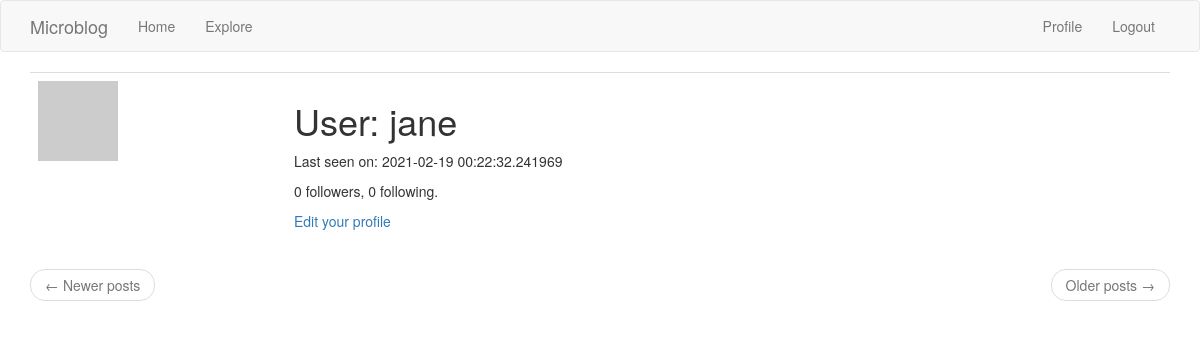
The app's page /user/jane (signed in), older data.
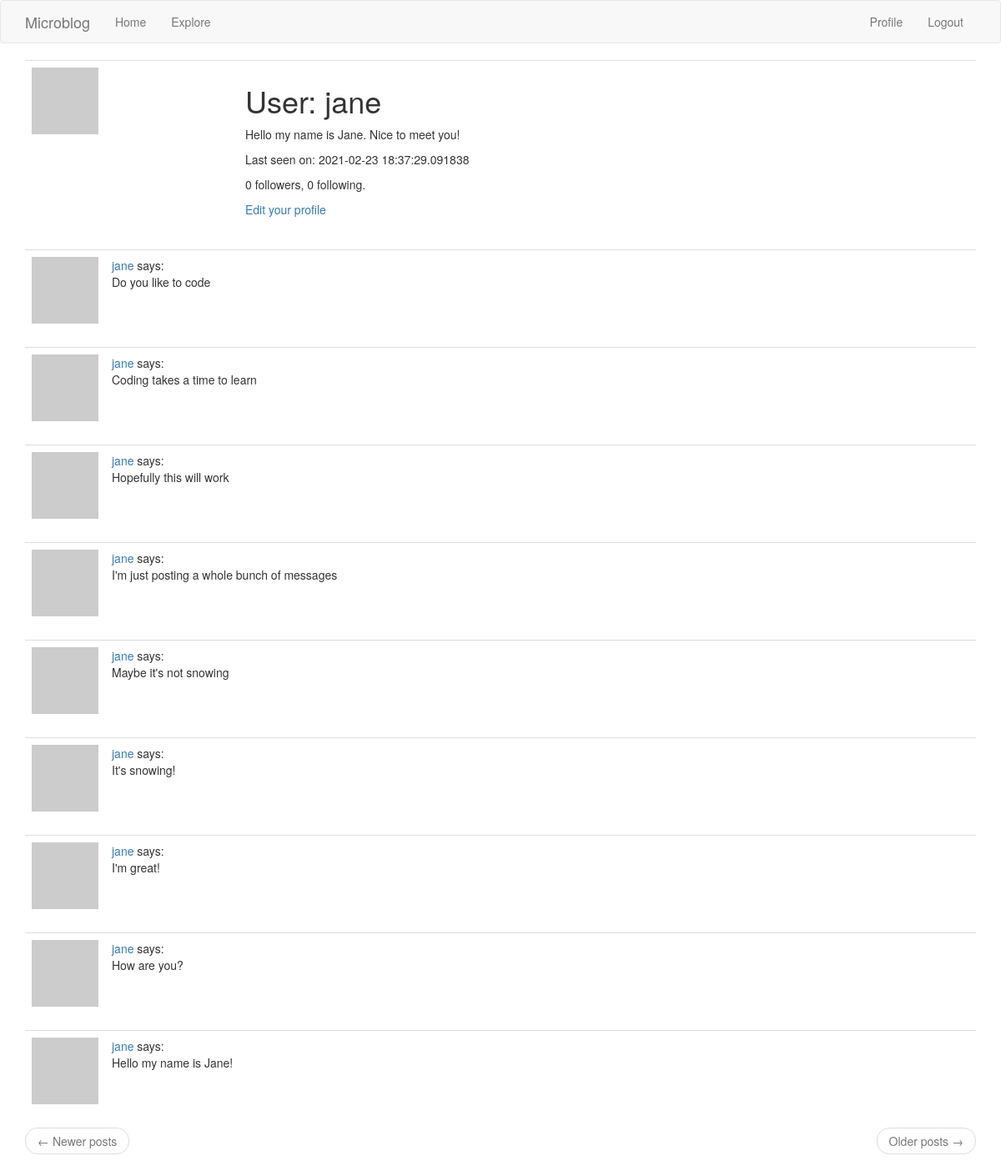
The same page, newer data.
### app/models.py (models this page shows, shortened)
class User(UserMixin, db.Model):
    id = db.Column(db.Integer, primary_key = True)
    username = db.Column(db.String(64), index = True, unique = True)
    email = db.Column(db.String(120), index = True, unique = True)
    password_hash = db.Column(db.String(128))
    posts = db.relationship('Post', backref='author', lazy='dynamic')
    about_me = db.Column(db.String(140))
    last_seen = db.Column(db.DateTime, default=datetime.utcnow)
    followed = db.relationship(
        'User', secondary=followers,
        primaryjoin=(followers.c.follower_id == id),
        secondaryjoin=(followers.c.followed_id == id),
        backref=db.backref('followers', lazy='dynamic'), lazy='dynamic')
    def avatar(self, size):
        digest = md5(self.email.lower().encode('utf-8')).hexdigest()
        return 'https://www.gravatar.com/avatar/{}?d=identicon&s={}'.format(
            digest, size)

class Post(db.Model):
    id = db.Column(db.Integer, primary_key = True)
    body = db.Column(db.String(140))
    timestamp = db.Column(db.DateTime, index = True, default = datetime.utcnow)
    user_id = db.Column(db.Integer, db.ForeignKey('user.id'))

### app/routes.py (the view)
@app.route('/user/<username>')
@login_required
def user(username):
        user = User.query.filter_by(username = username).first_or_404()
        page=request.args.get('page', 1, type=int)
        posts = user.posts.order_by(Post.timestamp.desc()).paginate(
                page, app.config['POSTS_PER_PAGE'], False)
        next_url=url_for('user', username=user.username, page=posts.next_num) \
                if posts.has_next else None
        prev_url=url_for('user', username=user.username, page=posts.prev_num) \
                if posts.has_prev else None
        form = EmptyForm()
        return render_template('user.html', user=user, posts = posts.items,
                next_url=next_url, prev_url=prev_url, form=form)

### app/models.py (called while the page is built)
@login.user_loader
def load_user(id):
    return User.query.get(int(id))

### app/routes.py (called while the page is built)
@app.before_request
def before_request():
        if current_user.is_authenticated:
                current_user.last_seen = datetime.utcnow()
                db.session.commit()

### app/templates/user.html (shortened to what this page needs)
{% extends "base.html" %}
{% block app_content %}
    <table class="table table-hover">
        <tr>
            <td width="256px"><img src="{{ user.avatar(256) }}"></td>
            <td>
                <h1>User: {{ user.username }}</h1>
                {% if user.about_me %}<p>{{ user.about_me }}</p>{% endif %}
                {% if user.last_seen %}<p>Last seen on: {{ user.last_seen }}</p>{% endif %}
                <p>{{ user.followers.count() }} followers, {{ user.followed.count() }} following.</p>
                {% if user == current_user %}
                <p><a href="{{ url_for('edit_profile') }}">Edit your profile</a></p>
                {% endif %}
            </td>
        </tr>
    </table>
    {% for post in posts %}
        {% include '_post.html' %}
    {% endfor %}
    <nav aria-label="...">
        <ul class="pager">
            <li class="previous{% if not prev_url %} disabled{% endif %}">
                <a href="{{ prev_url or '#' }}">
                    <span aria-hidden="true">&larr;</span> Newer posts
                </a>
            </li>
            <li class="next{% if not next_url %} disabled{% endif %}">
                <a href="{{ next_url or '#' }}">
                    Older posts <span aria-hidden="true">&rarr;</span>
                </a>
            </li>
        </ul>
    </nav>
{% endblock %}

### app/templates/_post.html
<table class="table table-hover">
    <tr>
        <td width="70px">
            <a href="{{ url_for('user', username=post.author.username) }}">
                <img src="{{ post.author.avatar(70) }}" />
            </a>
        </td>
        <td>
            <a href="{{ url_for('user', username=post.author.username) }}">
                {{ post.author.username }}
            </a>
            says:
            <br>
            {{ post.body }}
        </td>
    </tr>
</table>

Row changes from the older to the newer data that the page shows:
changed User "jane": about_me (not shown) → "Hello my name is Jane. Nice to meet you!"; last_seen "2021-02-19 00:22:32.241969" → "2021-02-23 18:37:29.091838"
added Post: author.username "jane", body "Do you like to code"
added Post: author.username "jane", body "Coding takes a time to learn"
added Post: author.username "jane", body "Hopefully this will work"
added Post: author.username "jane", body "I'm just posting a whole bunch of messages"
added Post: author.username "jane", body "Maybe it's not snowing"
added Post: author.username "jane", body "It's snowing!"
added Post: author.username "jane", body "I'm great!"
added Post: author.username "jane", body "How are you?"
added Post: author.username "jane", body "Hello my name is Jane!"
